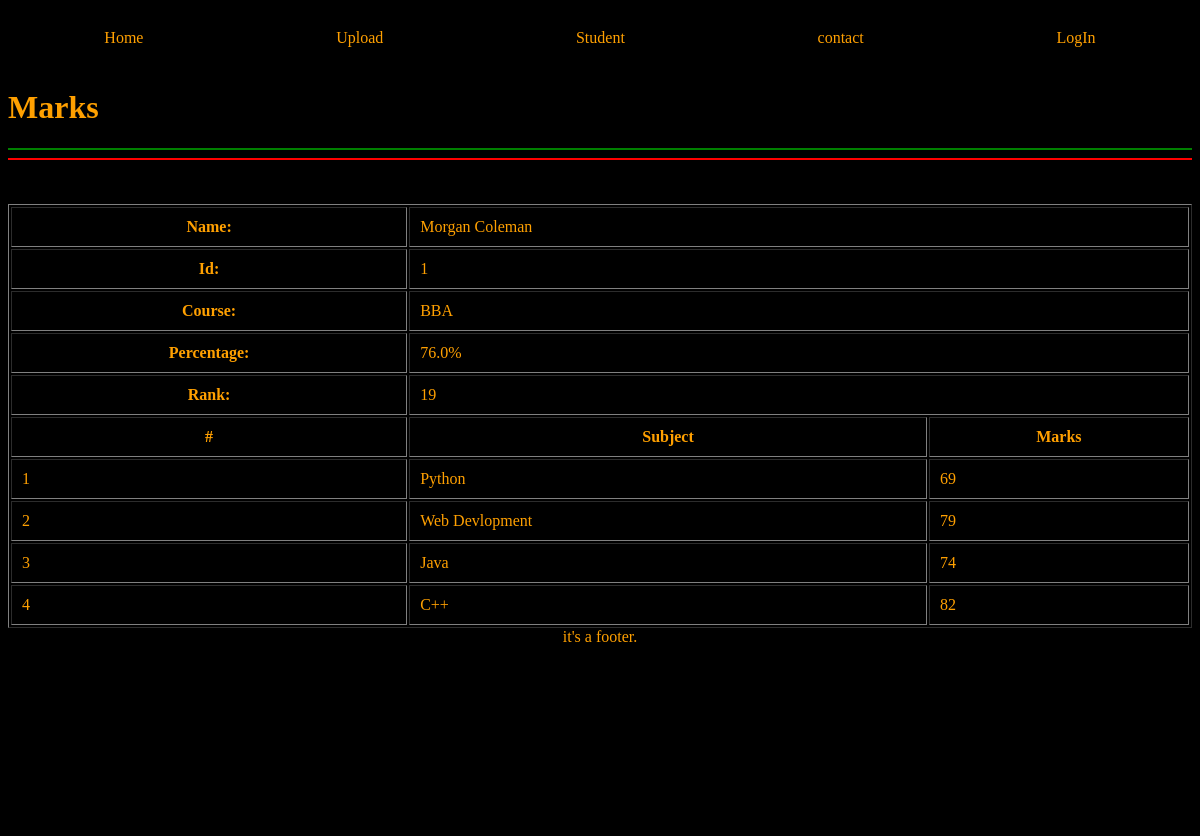
The app's page /marks/1/ with its own data.
### home/models.py (models this page shows, shortened)
class Student(models.Model):
    department=models.ForeignKey(Department,related_name='depart',on_delete=models.CASCADE)
    st_id=models.OneToOneField(StudentId,related_name='studentid',on_delete=models.CASCADE)
    st_name=models.CharField(max_length=20)
    st_email=models.EmailField(unique=True)
    st_age=models.IntegerField(default=18)
    st_address=models.TextField()
    class Meta:
        ordering=['st_name']
        verbose_name='student'

class Department(models.Model):
    department=models.CharField(max_length=20)
    date_of_establishment='26/1/2023'
    def __str__(self):
        return self.department
    class Meta:
        ordering=['department']

class Sub_marks(models.Model):
    st_name=models.ForeignKey(Student,related_name='st_marks',on_delete=models.CASCADE)
    sub_name=models.ForeignKey(Sub,on_delete=models.CASCADE)
    marks=models.IntegerField()
    class Meta:
        unique_together=['st_name','sub_name']
        ordering=['st_name']

class Sub(models.Model):
    sub_name=models.CharField(max_length=20)
    def __str__(self):
        return self.sub_name

### home/views.py (the view)
# urls.py: path('marks/<id>/',see_marks,name='home'),
def see_marks(req,id):
    nm_obj=Student.objects.filter(id=id)
    name=nm_obj[0].st_name
    qset=Sub_marks.objects.filter(st_name__st_name=name)
    no_sub=Sub_marks.objects.filter(st_name__st_name=name).count()
    tot=Sub_marks.objects.filter(st_name__st_name=name).aggregate(Sum('marks'))['marks__sum']
    prcnt=tot*100/(no_sub*100)
    stid=Student.objects.get(id=id).st_id
    ranks=Student.objects.annotate(marks=Sum('st_marks__marks')).order_by('-marks','-st_age')
    rank=0
    for r in ranks:
        rank+=1
        if stid==r.st_id:
            break
    context={'data':qset,'name':name,'id':id,'course':nm_obj[0].department,'prcnt':prcnt,'rank':rank}
    return render(req,'marks.html',context)

### home/TEMPLATES/marks.html (shortened to what this page needs)
{% extends "base.html" %}
{% block body %}
<h1>Marks</h1>
<hr color=green>
<hr color=red>
<br><br>
<table width=100% border='solid' cellpadding=10px>
    <tr>
        <th>Name:</th>
        <td colspan=2>{{name}}</td>
    </tr>
    <tr>
        <th>Id:</th>
        <td colspan=2>{{id}}</td>
    </tr>
    <tr>
        <th>Course:</th>
        <td colspan=2>{{course}}</td>
    </tr>
    <tr>
        <th >Percentage:</th>
        <td colspan=2>{{prcnt}}%</td>
    </tr>
    <tr>
        <th >Rank:</th>
        <td colspan=2>{{rank}}</td>
    </tr>
    <tr>
        <th>#</th>
        <th>Subject</th>
        <th>Marks</th>
    </tr>
{% for m in data %}
<tr>
    <td>{{forloop.counter}}</td>
    <td>{{m.sub_name}}</td>
    <td>{{m.marks}}</td></tr>
{% endfor %}
</table>
{% endblock body %}

### records on screen
Student: st_name "Morgan Coleman"
Department: department "BBA"
Sub_marks: sub_name "Python", marks "69"
Sub_marks: sub_name "Web Devlopment", marks "79"
Sub_marks: sub_name "Java", marks "74"
Sub_marks: sub_name "C++", marks "82"

### other values on screen
{{ id }} "1"
{{ prcnt }} "76.0"
{{ rank }} "19"
